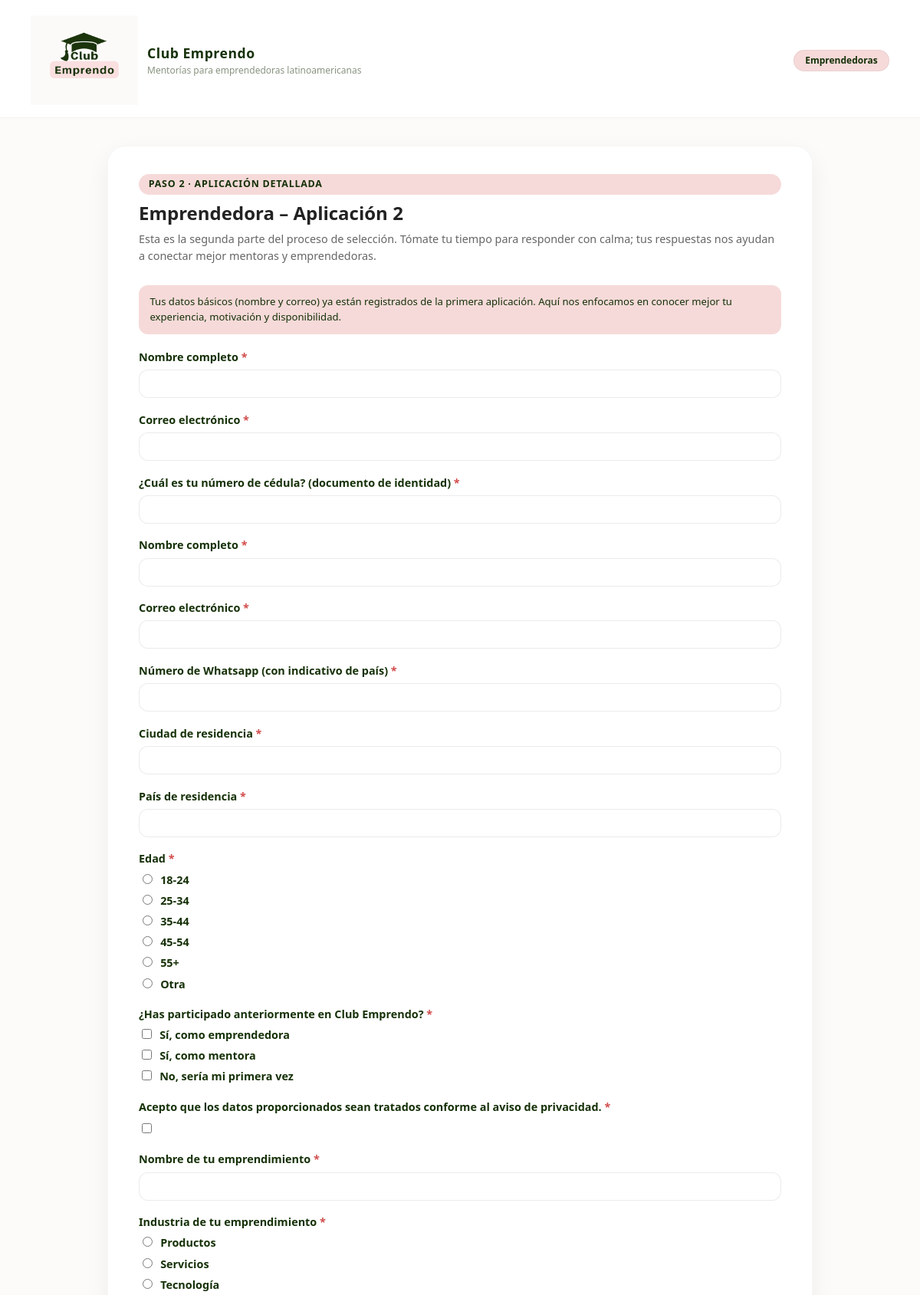
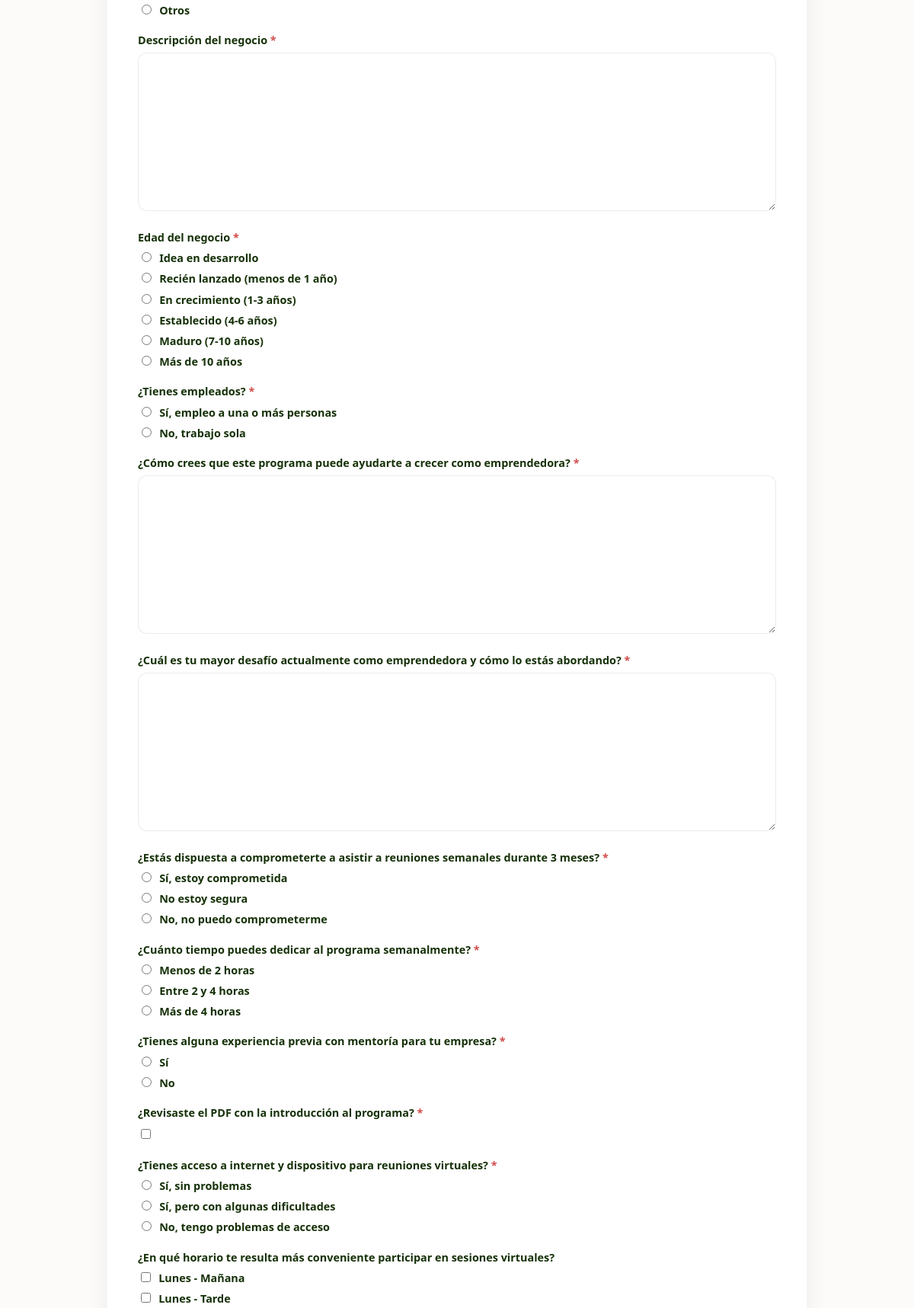
The app's page /apply/emprendedora/continue/preview/ (upper part) with its own data (2 pictures, top to bottom).
### applications/models.py (models this page shows, shortened)
class FormDefinition(models.Model):
    slug = models.SlugField(unique=True)  # e.g. "E_A1"
    name = models.CharField(max_length=200)
    description = models.TextField(blank=True)
    is_public = models.BooleanField(
        default=True,
        help_text="Public forms are linked directly from the website (A1). A2 forms are private and used via invite link.",
    )

class Question(models.Model):
    SHORT_TEXT = "short_text"
    LONG_TEXT = "long_text"
    INTEGER = "integer"
    BOOLEAN = "boolean"         # single checkbox
    CHOICE = "choice"           # single choice (radio/dropdown)
    MULTI_CHOICE = "multi_choice"  # multiple choice (checkbox list)
    FIELD_TYPES = [
        (SHORT_TEXT, "Short text"),
        (LONG_TEXT, "Long text"),
        (INTEGER, "Integer"),
        (BOOLEAN, "Yes/No (checkbox)"),
        (CHOICE, "Single choice"),
        (MULTI_CHOICE, "Multiple choice"),
    ]
    form = models.ForeignKey(
        FormDefinition,
        on_delete=models.CASCADE,
        related_name="questions",
    )
    text = models.CharField(max_length=255)
    help_text = models.TextField(blank=True)
    field_type = models.CharField(max_length=20, choices=FIELD_TYPES)
    required = models.BooleanField(default=True)
    position = models.PositiveIntegerField(default=0)
    slug = models.SlugField(
        help_text="Stable identifier for grading (e.g. 'e2_hours_per_week')."
    )
    active = models.BooleanField(default=True)
    class Meta:
        unique_together = ("form", "slug")
        ordering = ["position"]

### applications/views.py (the view)
def apply_emprendedora_second_preview(request):
    return _handle_application_form(request, "E_A2", second_stage=True)

### applications/templates/applications/application_form.html (shortened to what this page needs)
{% extends "applications/base.html" %}
{% block role_chips %}
  {% if form_def.slug|slice:":1" == "E" %}
    <span class="ce-chip">Emprendedoras</span>
  {% elif form_def.slug|slice:":1" == "M" %}
    <span class="ce-chip">Mentoras</span>
  {% else %}
    {{ block.super }}
  {% endif %}
{% endblock %}
{% block content %}
  <div class="ce-form-header">
    <span class="ce-form-pill">
        {% if second_stage %}
          Paso 2 · Aplicación detallada
        {% else %}
          Paso 1 · Aplicación inicial
        {% endif %}
      </span>
    <h1 class="ce-form-title ce-heading">{{ form_def.name }}</h1>
    <p class="ce-form-subtitle">
      {% if second_stage %}
        Esta es la segunda parte del proceso de selección. Tómate tu tiempo para
        responder con calma; tus respuestas nos ayudan a conectar mejor mentoras
        y emprendedoras.
      {% else %}
        Cuéntanos un poco sobre ti y confirma si cumples con los requisitos del
        programa.
      {% endif %}
    </p>
  </div>
  {% if second_stage %}
    <div class="ce-alert">
      Tus datos básicos (nombre y correo) ya están registrados de la primera
      aplicación. Aquí nos enfocamos en conocer mejor tu experiencia,
      motivación y disponibilidad.
    </div>
  {% endif %}
  <form method="post">
    {% for field in form %}
      <div class="form-row">
        <label
          {% if field.field.required %}class="required"{% endif %}
          for="{{ field.id_for_label }}"
        >
          {{ field.label }}
        </label>
        {{ field }}
      </div>
    {% endfor %}
  </form>
{% endblock %}

### static/applications/css/styles.css (style rules this page uses)
:root { --ce-pink: #ffd1d1; --ce-soft-pink: #f6dad9; --ce-deep-green: #163108; --ce-muted-green: #889480; --ce-bg: #fcfbfa; --ce-white: #ffffff; --ce-radius-lg: 18px; --ce-radius-md: 12px; --ce-radius-sm: 8px; --ce-shadow-soft: 0 10px 30px rgba(0, 0, 0, 0.06); }
*, *::before, *::after { box-sizing: border-box; }
body { margin: 0; font-family: system-ui, -apple-system, BlinkMacSystemFont, "Segoe UI", sans-serif; background-color: var(--ce-bg); color: #222; line-height: 1.5; }
h1, h2, h3, h4, .ce-heading { font-family: "Aileron", system-ui, -apple-system, BlinkMacSystemFont, "Segoe UI", sans-serif; }
.ce-chip { border-radius: 999px; padding: 0.25rem 0.9rem; font-size: 0.75rem; border: 1px solid rgba(0, 0, 0, 0.05); background: var(--ce-soft-pink); color: var(--ce-deep-green); font-weight: 600; }
.ce-form-header { display: flex; flex-direction: column; gap: 0.35rem; margin-bottom: 1.75rem; }
.ce-form-pill { display: inline-flex; align-items: center; gap: 0.4rem; font-size: 0.78rem; padding: 0.25rem 0.8rem; border-radius: 999px; background: var(--ce-soft-pink); color: var(--ce-deep-green); font-weight: 600; text-transform: uppercase; letter-spacing: 0.06em; }
.ce-form-title { font-size: 1.5rem; margin: 0; }
.ce-form-subtitle { font-size: 0.9rem; color: #666; margin: 0; }
form { margin: 0; }
.form-row { margin-bottom: 1.1rem; }
.form-row label { display: block; font-size: 0.9rem; font-weight: 600; color: var(--ce-deep-green); margin-bottom: 0.35rem; }
input[type="text"], input[type="email"], input[type="number"], input[type="tel"], textarea, select { width: 100%; border-radius: var(--ce-radius-md); border: 1px solid rgba(0, 0, 0, 0.08); padding: 0.5rem 0.7rem; font-size: 0.9rem; font-family: inherit; background-color: #fff; transition: border-color 0.15s ease, box-shadow 0.15s ease, background-color 0.15s ease; }
textarea { min-height: 110px; resize: vertical; }
.form-row input[type="radio"], .form-row input[type="checkbox"] { margin-right: 0.4rem; }
label.required::after { content: " *"; color: #d14b4b; }
.ce-alert { border-radius: var(--ce-radius-md); background: var(--ce-soft-pink); color: var(--ce-deep-green); padding: 0.75rem 0.9rem; font-size: 0.82rem; margin-bottom: 1.2rem; }

### records on screen
FormDefinition: name "Emprendedora – Aplicación 2"
Question: label "Nombre completo", label "Nombre completo"
Question: label "Correo electrónico", label "Correo electrónico"
Question: label "¿Cuál es tu número de cédula? (documento de identidad)"
Question: label "Número de Whatsapp (con indicativo de país)"
Question: label "Ciudad de residencia"
Question: label "País de residencia"
Question: label "Edad"
Question: label "¿Has participado anteriormente en Club Emprendo?"
Question: label "Acepto que los datos proporcionados sean tratados conforme al aviso de privacidad."
Question: label "Nombre de tu emprendimiento"
Question: label "Industria de tu emprendimiento"
Question: label "Descripción del negocio"
Question: label "Edad del negocio"
Question: label "¿Tienes empleados?"
Question: label "¿Cómo crees que este programa puede ayudarte a crecer como emprendedora?"
Question: label "¿Cuál es tu mayor desafío actualmente como emprendedora y cómo lo estás abordando?"
Question: label "¿Estás dispuesta a comprometerte a asistir a reuniones semanales durante 3 meses?"
Question: label "¿Cuánto tiempo puedes dedicar al programa semanalmente?"
Question: label "¿Tienes alguna experiencia previa con mentoría para tu empresa?"
Question: label "¿Revisaste el PDF con la introducción al programa?"
Question: label "¿Tienes acceso a internet y dispositivo para reuniones virtuales?"
Question: label "¿En qué horario te resulta más conveniente participar en sesiones virtuales?"
